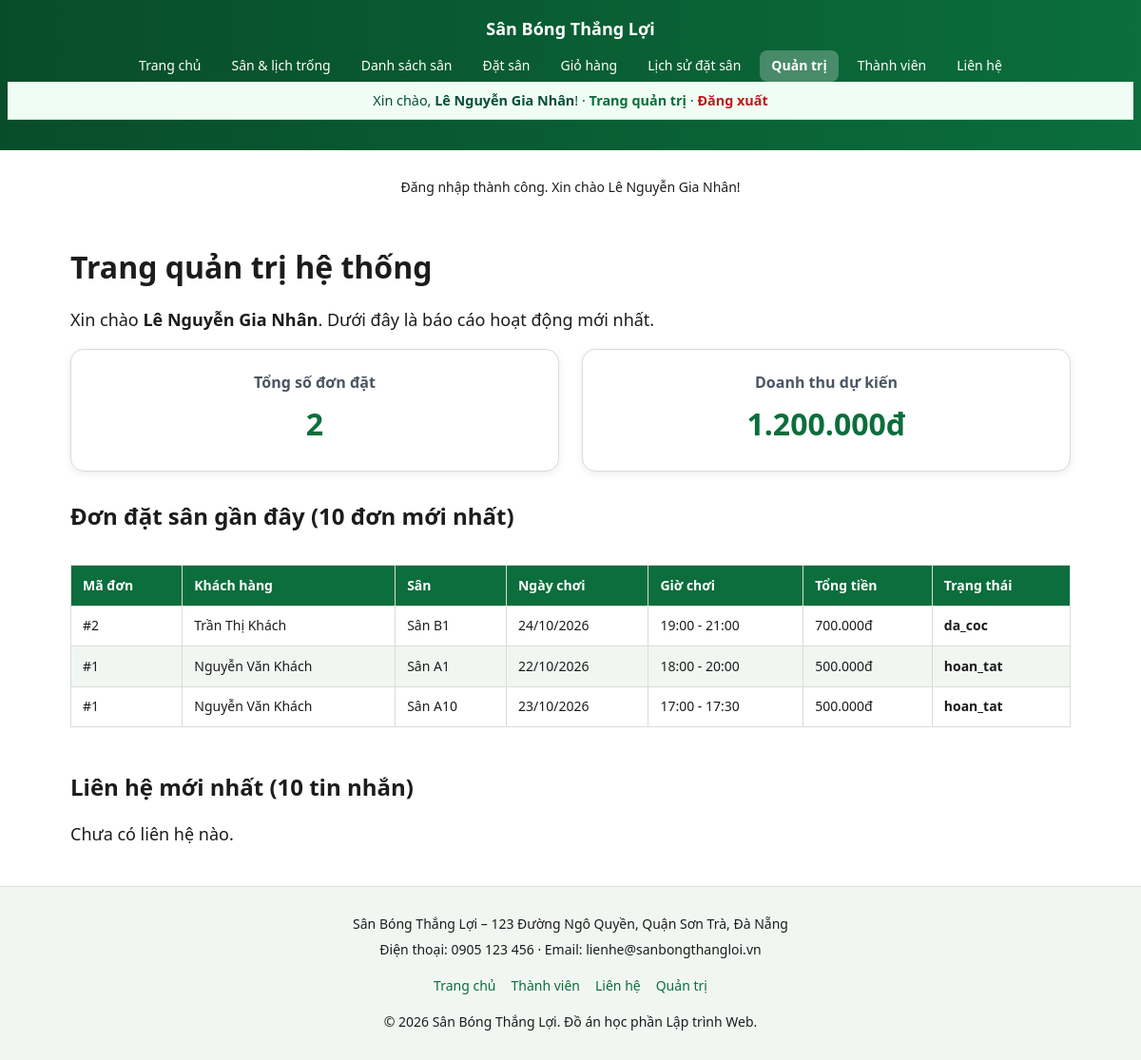
Page /quan-tri.php (signed in) on the committed database.
### tables this page shows
CREATE TABLE dat_san (
    id INT UNSIGNED AUTO_INCREMENT PRIMARY KEY,
    nguoi_dung_id INT UNSIGNED NOT NULL,
    ngay_dat DATETIME NOT NULL DEFAULT CURRENT_TIMESTAMP,
    tong_tien DECIMAL(12, 0) NOT NULL CHECK (tong_tien >= 0),
    trang_thai ENUM('cho_xac_nhan', 'da_coc', 'hoan_tat', 'da_huy') NOT NULL DEFAULT 'cho_xac_nhan',
     
    CONSTRAINT fk_dat_san_nguoi_dung FOREIGN KEY (nguoi_dung_id) 
        REFERENCES nguoi_dung(id) ON DELETE CASCADE ON UPDATE CASCADE
);

CREATE TABLE nguoi_dung (
    id INT UNSIGNED AUTO_INCREMENT PRIMARY KEY,
    vai_tro ENUM('quan_tri', 'khach_hang') NOT NULL DEFAULT 'khach_hang',
    ho_ten VARCHAR(100) NOT NULL,
    email VARCHAR(100) NOT NULL UNIQUE,
    mat_khau VARCHAR(255) NOT NULL,
    ngay_tao DATETIME NOT NULL DEFAULT CURRENT_TIMESTAMP
);

CREATE TABLE san_bong (
    id INT UNSIGNED AUTO_INCREMENT PRIMARY KEY,
    danh_muc_id INT UNSIGNED NOT NULL,
    ten_san VARCHAR(100) NOT NULL UNIQUE,
     
    gia_thue DECIMAL(12, 0) NOT NULL CHECK (gia_thue >= 0),
     
    trang_thai ENUM('hoat_dong', 'bao_tri', 'het_cho') NOT NULL DEFAULT 'hoat_dong',
    hinh_anh VARCHAR(255) NULL,
    CONSTRAINT fk_san_bong_danh_muc FOREIGN KEY (danh_muc_id) 
        REFERENCES danh_muc(id) ON DELETE RESTRICT ON UPDATE CASCADE
);

CREATE TABLE chi_tiet_dat_san (
    dat_san_id INT UNSIGNED NOT NULL,
    san_bong_id INT UNSIGNED NOT NULL,
    ngay_thue DATE NOT NULL,
    gio_bat_dau TIME NOT NULL,
    gio_ket_thuc TIME NOT NULL,
     
    don_gia DECIMAL(12, 0) NOT NULL CHECK (don_gia >= 0),
    thanh_tien DECIMAL(12, 0) NOT NULL CHECK (thanh_tien >= 0),
     
    PRIMARY KEY (dat_san_id, san_bong_id, ngay_thue, gio_bat_dau),
     
    CONSTRAINT fk_ctds_dat_san FOREIGN KEY (dat_san_id) 
        REFERENCES dat_san(id) ON DELETE CASCADE ON UPDATE CASCADE,
    CONSTRAINT fk_ctds_san_bong FOREIGN KEY (san_bong_id) 
        REFERENCES san_bong(id) ON DELETE CASCADE ON UPDATE CASCADE
);

### inc/ham.php (called while the page is built, shortened)
<?php
if (!function_exists('e')) {
    function e(?string $chuoi): string
    {
        return htmlspecialchars((string) $chuoi, ENT_QUOTES | ENT_HTML5, 'UTF-8');
    }
}
if (!function_exists('vnd')) {
    function vnd(int|float $so): string
    {
        return number_format((float) $so, 0, ',', '.') . 'đ';
    }
}

### inc/config.php (called while the page is built, shortened)
<?php
$pdo = db();
$khoLienHe = new KhoLienHe($pdo);

### src/Data/KhoLienHe.php (called while the page is built, shortened)
<?php
class KhoLienHe
{
    private PDO $pdo;
    public function __construct(PDO $pdo)
    {
        $this->pdo = $pdo;
    }
    public function tatCa(): array
    {
        return $this->pdo->query("SELECT * FROM lien_he ORDER BY id DESC")->fetchAll();
    }
}

### quan-tri.php (the view, shortened to what this page needs)
<?php
require __DIR__ . '/inc/config.php';
require __DIR__ . '/inc/ham.php';
$dsDonHang = $pdo->query("SELECT d.id, d.ngay_dat, d.tong_tien, d.trang_thai, n.ho_ten, s.ten_san, ct.ngay_thue, ct.gio_bat_dau, ct.gio_ket_thuc FROM dat_san d JOIN nguoi_dung n ON d.nguoi_dung_id = n.id JOIN chi_tiet_dat_san ct ON d.id = ct.dat_san_id JOIN san_bong s ON ct.san_bong_id = s.id ORDER BY d.id DESC LIMIT 10")->fetchAll();
$dsLienHe = $khoLienHe->tatCa();
$tongDon = $pdo->query("SELECT COUNT(*) FROM dat_san")->fetchColumn();
$tongTien = $pdo->query("SELECT SUM(tong_tien) FROM dat_san WHERE trang_thai != 'da_huy'")->fetchColumn();
require __DIR__ . '/inc/header.php';
?>
<main class="khu-vuc-chinh">
  <h1>Trang quản trị hệ thống</h1>
  <p>Xin chào <strong><?= e($_SESSION['ho_ten'] ?? 'Admin') ?></strong>. Dưới đây là báo cáo hoạt động mới nhất.</p>
  <div style="display: flex; gap: 1.5rem; margin-bottom: 2rem;">
    <div class="the" style="flex: 1; text-align: center;">
      <h3 style="color: #4b5563; margin-bottom: 0.5rem; font-size: 1rem;">Tổng số đơn đặt</h3>
      <p style="font-size: 2rem; font-weight: 800; color: #0b6e3c; margin: 0;"><?= $tongDon ?></p>
    </div>
    <div class="the" style="flex: 1; text-align: center;">
      <h3 style="color: #4b5563; margin-bottom: 0.5rem; font-size: 1rem;">Doanh thu dự kiến</h3>
      <p style="font-size: 2rem; font-weight: 800; color: #0b6e3c; margin: 0;"><?= vnd((int)$tongTien) ?></p>
    </div>
  </div>
  <h2>Đơn đặt sân gần đây (10 đơn mới nhất)</h2>
  <?php if (count($dsDonHang) === 0): ?>
    <p>Chưa có đơn đặt sân nào.</p>
  <?php else: ?>
    <div class="bang-chua">
      <table class="bang">
        <thead>
          <tr><th>Mã đơn</th><th>Khách hàng</th><th>Sân</th><th>Ngày chơi</th><th>Giờ chơi</th><th>Tổng tiền</th><th>Trạng thái</th></tr>
        </thead>
        <tbody>
          <?php foreach ($dsDonHang as $don): ?>
            <tr>
              <td>#<?= $don['id'] ?></td>
              <td><?= e($don['ho_ten']) ?></td>
              <td><?= e($don['ten_san']) ?></td>
              <td><?= date('d/m/Y', strtotime($don['ngay_thue'])) ?></td>
              <td><?= substr($don['gio_bat_dau'], 0, 5) ?> - <?= substr($don['gio_ket_thuc'], 0, 5) ?></td>
              <td><?= vnd((int)$don['tong_tien']) ?></td>
              <td><strong><?= e($don['trang_thai']) ?></strong></td>
            </tr>
          <?php endforeach; ?>
        </tbody>
      </table>
    </div>
  <?php endif; ?>
  <h2 style="margin-top: 2rem;">Liên hệ mới nhất (10 tin nhắn)</h2>
  <?php if (count($dsLienHe) === 0): ?>
    <p>Chưa có liên hệ nào.</p>
  <?php endif; ?>
</main>
<?php require __DIR__ . '/inc/footer.php'; ?>

### css/chung.css (style rules this page uses)
:root { --mau-chinh: #0b6e3c; --mau-chinh-dam: #084d29; --mau-nhan: #f4b400; --mau-chu: #1c1c1c; --mau-nen: #ffffff; --mau-nen-phu: #f2f6f2; --mau-vien: #d7ddd7; --co-chu-goc: 16px; --co-chu-nho: 0.875rem; --co-chu-lon: 1.125rem; --co-chu-tieu-de-1: 1.75rem; --co-chu-tieu-de-2: 1.35rem; --khoang: 1rem; --khoang-lon: 1.5rem; --khoang-nho: 0.5rem; --bo-goc: 8px; --bo-goc-lon: 14px; --bong: 0 2px 8px rgba(0, 0, 0, 0.08); --bong-lon: 0 6px 20px rgba(0, 0, 0, 0.1); }
*, *::before, *::after { box-sizing: border-box; }
html { scroll-behavior: smooth; }
body { margin: 0; font-family: system-ui, -apple-system, "Segoe UI", Roboto, "Helvetica Neue", Arial, sans-serif; font-size: var(--co-chu-goc); line-height: 1.6; color: var(--mau-chu); background-color: var(--mau-nen); display: grid; grid-template-rows: auto 1fr auto; min-height: 100vh; }
h1, h2, h3 { line-height: 1.25; margin-top: 0; }
h1 { font-size: var(--co-chu-tieu-de-1); }
h2 { font-size: var(--co-chu-tieu-de-2); margin-top: var(--khoang-lon); }
p { margin: 0 0 var(--khoang); }
.khu-vuc-chinh { width: 100%; max-width: 1100px; margin: 0 auto; padding: var(--khoang-lon) var(--khoang); }
@media (min-width: 600px) { :root { --co-chu-goc: 17px; } }
@media (min-width: 600px) { .khu-vuc-chinh { padding: var(--khoang-lon); } }
@media (min-width: 960px) { :root { --co-chu-goc: 18px; --co-chu-tieu-de-1: 2rem; --co-chu-tieu-de-2: 1.5rem; } }
.bang-chua { overflow-x: auto; width: 100%; display: block; }
body { max-width: 100vw; overflow-x: hidden; }

### css/thanh-phan.css (style rules this page uses)
.the { background-color: var(--mau-nen); border: 1px solid var(--mau-vien); border-radius: var(--bo-goc-lon); padding: var(--khoang-lon); box-shadow: var(--bong); }
.bang { width: 100%; border-collapse: collapse; background-color: #fff; margin: var(--khoang) 0; font-size: var(--co-chu-nho); }
.bang th, .bang td { padding: 0.6rem 0.75rem; border: 1px solid var(--mau-vien); text-align: left; }
.bang thead th { background-color: var(--mau-chinh); color: #fff; }
.bang tbody tr:nth-child(even) { background-color: var(--mau-nen-phu); }

### rows in the picture
dat_san: id "2", nguoi_dung.ho_ten "Trần Thị Khách", san_bong.ten_san "Sân B1", chi_tiet_dat_san.ngay_thue "24/10/2026", chi_tiet_dat_san.gio_bat_dau "19:00", chi_tiet_dat_san.gio_ket_thuc "21:00", tong_tien "700.000đ", trang_thai "da_coc"
dat_san: id "1", nguoi_dung.ho_ten "Nguyễn Văn Khách", san_bong.ten_san "Sân A1", chi_tiet_dat_san.ngay_thue "22/10/2026", chi_tiet_dat_san.gio_bat_dau "18:00", chi_tiet_dat_san.gio_ket_thuc "20:00", tong_tien "500.000đ", trang_thai "hoan_tat", san_bong.ten_san "Sân A10", chi_tiet_dat_san.ngay_thue "23/10/2026", chi_tiet_dat_san.gio_bat_dau "17:00", chi_tiet_dat_san.gio_ket_thuc "17:30"

### other values in the picture
$nhan "Trang chủ"
$nhan "Sân & lịch trống"
$nhan "Danh sách sân"
$nhan "Đặt sân"
$nhan "Giỏ hàng"
$nhan "Lịch sử đặt sân"
$nhan "Quản trị"
$nhan "Thành viên"
$nhan "Liên hệ"
$_SESSION['ho_ten'] "Lê Nguyễn Gia Nhân"
$flashHeader['noiDung'] "Đăng nhập thành công. Xin chào Lê Nguyễn Gia Nhân!"
$tongDon "2"
vnd((int)$tongTien) "1.200.000đ"
